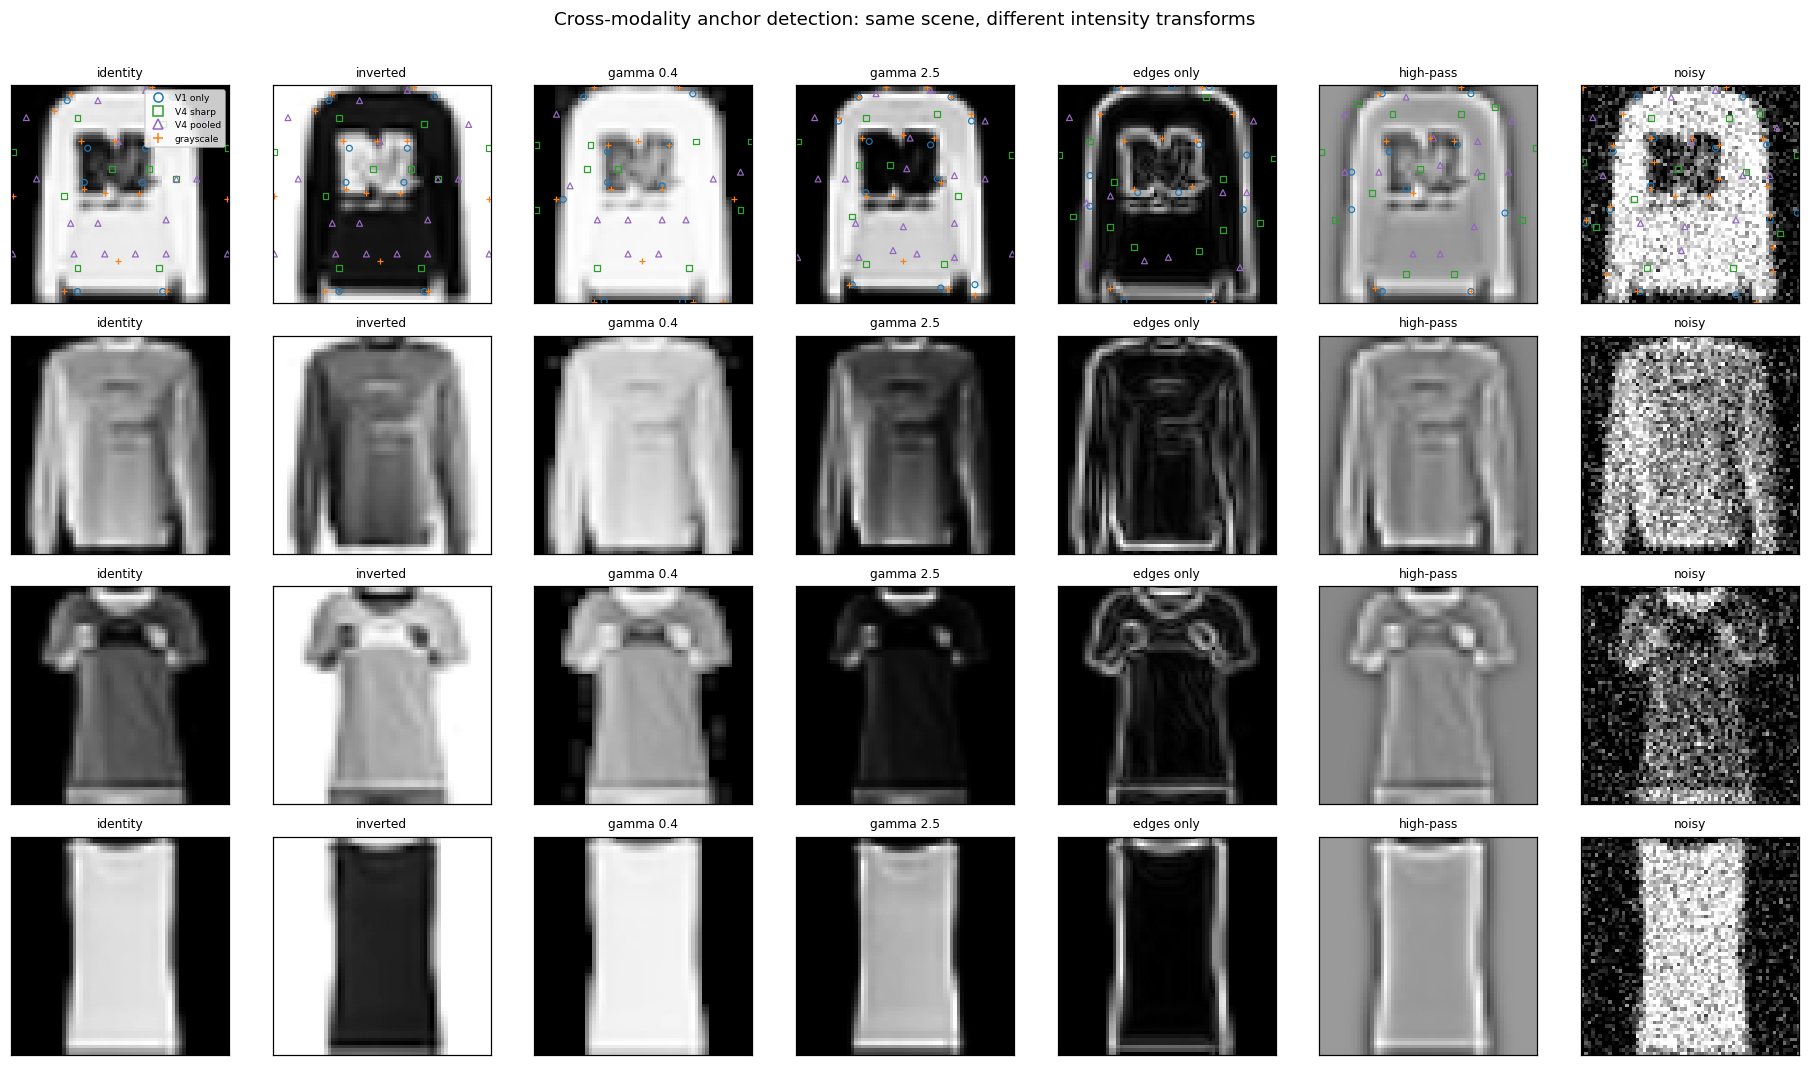

The Python source for this figure:
"""V4 features for cross-modality anchor matching.

Same image, different "modality" -- no spatial warp, just intensity
transforms that simulate the kinds of changes that occur between
imaging modalities (e.g. CT vs MRI, bright-field vs fluorescence).
The hypothesis is that the bandpass-Gabor V4 features should detect
the same anchor locations across modalities better than gradient-
based detectors that depend on absolute intensity.

Modality pairs tested:
  * identity (sanity)
  * intensity inversion         (negative image)
  * gamma 0.4 / gamma 2.5       (different brightness curves)
  * gradient-magnitude only     (edges, no interior intensity)
  * high-pass filtered          (low-freq structure removed)
  * additive Gaussian noise     (sensor noise)

Run:
    python examples/v4_cross_modal_anchors.py
"""

from __future__ import annotations

import argparse
import gzip
import math
import os
import struct
import sys

import matplotlib
import matplotlib.pyplot as plt
import torch
import torch.nn.functional as F

sys.path.insert(0, os.path.join(os.path.dirname(__file__), os.pardir))

from zebrastack.common.it_stages import V4Backbone
from zebrastack.common.v4_recursive_filters import (
    GaborPowerBank, RecursiveFiltersV4, standard_v1_spec,
)


def read_idx_images(path):
    with gzip.open(path, "rb") as f:
        magic, n, h, w = struct.unpack(">IIII", f.read(16))
        data = f.read(n * h * w)
    return torch.frombuffer(bytearray(data), dtype=torch.uint8).reshape(n, h, w).float() / 255.0


def harris_on_features(features, sigma=2.0, kappa=0.04):
    f = features
    fx = torch.zeros_like(f); fy = torch.zeros_like(f)
    fx[..., :, 1:-1] = (f[..., :, 2:] - f[..., :, :-2]) * 0.5
    fy[..., 1:-1, :] = (f[..., 2:, :] - f[..., :-2, :]) * 0.5
    Ixx = (fx * fx).sum(dim=1, keepdim=True)
    Ixy = (fx * fy).sum(dim=1, keepdim=True)
    Iyy = (fy * fy).sum(dim=1, keepdim=True)
    ksize = int(round(6 * sigma)) | 1
    half = ksize // 2
    grid = torch.arange(ksize, dtype=torch.float32) - half
    g1d = torch.exp(-(grid ** 2) / (2.0 * sigma ** 2))
    g1d = g1d / g1d.sum()
    kx = g1d.view(1, 1, 1, ksize); ky = g1d.view(1, 1, ksize, 1)
    def smooth(t):
        t = F.pad(t, (half, half, half, half), mode="reflect")
        t = F.conv2d(t, kx); t = F.conv2d(t, ky); return t
    Ixx = smooth(Ixx); Ixy = smooth(Ixy); Iyy = smooth(Iyy)
    det = Ixx * Iyy - Ixy * Ixy
    tr = Ixx + Iyy
    return (det - kappa * tr * tr).squeeze(1)


def nms_topk(score, k, window=9):
    s = score.unsqueeze(0).unsqueeze(0)
    pooled = F.max_pool2d(s, kernel_size=window, stride=1, padding=window // 2)
    is_max = (s == pooled).squeeze(0).squeeze(0)
    s_flat = score * is_max.float()
    flat = s_flat.view(-1)
    vals, idx = flat.topk(min(k, flat.numel()))
    h, w = score.shape
    ys = idx // w; xs = idx % w
    keep = vals > 0
    return torch.stack([ys[keep], xs[keep]], dim=-1)


def overlap_count(pts_a: torch.Tensor, pts_b: torch.Tensor, tol: float) -> int:
    """Count anchors in pts_a that have a match in pts_b within tol pixels."""
    if pts_a.numel() == 0 or pts_b.numel() == 0:
        return 0
    diff = pts_a.float().unsqueeze(1) - pts_b.float().unsqueeze(0)
    d = (diff ** 2).sum(dim=-1).sqrt()
    return int((d.min(dim=-1).values < tol).sum().item())


def gradient_magnitude(image: torch.Tensor) -> torch.Tensor:
    fx = torch.zeros_like(image); fy = torch.zeros_like(image)
    fx[..., :, 1:-1] = (image[..., :, 2:] - image[..., :, :-2]) * 0.5
    fy[..., 1:-1, :] = (image[..., 2:, :] - image[..., :-2, :]) * 0.5
    g = (fx * fx + fy * fy).sqrt()
    g = g / (g.amax(dim=(-1, -2), keepdim=True).clamp_min(1e-8))
    return (g - 0.5) * 2.0


def gaussian_blur(image: torch.Tensor, sigma: float) -> torch.Tensor:
    ksize = int(round(6 * sigma)) | 1
    half = ksize // 2
    grid = torch.arange(ksize, dtype=torch.float32) - half
    g1d = torch.exp(-(grid ** 2) / (2.0 * sigma ** 2))
    g1d = g1d / g1d.sum()
    kx = g1d.view(1, 1, 1, ksize); ky = g1d.view(1, 1, ksize, 1)
    x = F.pad(image, (half, half, half, half), mode="reflect")
    return F.conv2d(F.conv2d(x, kx), ky)


def make_modalities(image: torch.Tensor, rng: torch.Generator) -> dict[str, torch.Tensor]:
    """Same scene, different intensity transforms."""
    img01 = (image + 1.0) * 0.5  # back to [0, 1]
    out = {}
    out["identity"]    = image.clone()
    out["inverted"]    = (1.0 - img01) * 2.0 - 1.0
    out["gamma 0.4"]   = (img01.clamp(0, 1) ** 0.4) * 2.0 - 1.0
    out["gamma 2.5"]   = (img01.clamp(0, 1) ** 2.5) * 2.0 - 1.0
    out["edges only"]  = gradient_magnitude(image)
    blurred = gaussian_blur(image, sigma=3.0)
    hp = image - blurred
    out["high-pass"]   = hp / (hp.abs().amax(dim=(-1, -2), keepdim=True).clamp_min(1e-8))
    noise = torch.randn(image.shape, generator=rng) * 0.4
    out["noisy"]       = (image + noise).clamp(-1.0, 1.0)
    return out


def main() -> int:
    parser = argparse.ArgumentParser()
    parser.add_argument("--data-dir", default="/tmp")
    parser.add_argument("--out", default="examples/v4_cross_modal_anchors.png")
    parser.add_argument("--size", type=int, default=64)
    parser.add_argument("--n-images", type=int, default=4)
    parser.add_argument("--top-k", type=int, default=40)
    parser.add_argument("--nms-window", type=int, default=9)
    args = parser.parse_args()
    matplotlib.use("Agg")

    print("Loading Fashion-MNIST...")
    imgs = read_idx_images(os.path.join(args.data_dir, "fmnist-train-images-idx3-ubyte.gz"))
    rng = torch.Generator().manual_seed(7)
    idx = torch.randperm(imgs.shape[0], generator=rng)[: args.n_images]
    images = imgs[idx]
    images = F.interpolate(images.unsqueeze(1), size=(args.size, args.size),
                           mode="bilinear", align_corners=False)
    images = (images - 0.5) * 2.0

    print("Building feature extractors...")
    spec = standard_v1_spec(
        n_orientations=4, frequencies=(0.30, 0.18, 0.10), kernel_size=13,
    )
    v1_bank = GaborPowerBank(spec).eval()
    v4_sharp = V4Backbone(RecursiveFiltersV4(
        v1_spec=spec, recursive_octaves=2, recursive_kernel_size=21,
        use_v2_pooling=False,
        use_v4_dc_channel=False,
        use_v2_gabor=False,
    )).eval()
    v4_pooled = V4Backbone(RecursiveFiltersV4(
        v1_spec=spec, recursive_octaves=2, recursive_kernel_size=21,
        use_v2_pooling=True, v2_sigma_to_period=2.0,
        use_v4_dc_channel=False,
        use_v2_gabor=True, v2_gabor_frequencies=(0.06, 0.03),
        v2_gabor_kernel_size=17,
    )).eval()
    feature_extractors = {
        "V1 only":   v1_bank,
        "V4 sharp":  v4_sharp,
        "V4 pooled": v4_pooled,
    }

    detector_names = list(feature_extractors.keys()) + ["grayscale"]

    def detect(img: torch.Tensor, name: str) -> torch.Tensor:
        if name == "grayscale":
            score = harris_on_features(img)[0]
        else:
            with torch.no_grad():
                feats = feature_extractors[name](img)
            score = harris_on_features(feats)[0]
        return nms_topk(score, args.top_k, window=args.nms_window)

    rng_mod = torch.Generator().manual_seed(11)
    sample_modalities = make_modalities(images[0:1], rng_mod)
    modality_names = list(sample_modalities.keys())

    tols = [2.0, 4.0, 8.0]
    matched = {tol: {d: {m: 0 for m in modality_names} for d in detector_names}
               for tol in tols}
    n_anchor = {d: {m: 0 for m in modality_names} for d in detector_names}

    fig_rows = args.n_images
    fig_cols = len(modality_names)
    fig, axes = plt.subplots(fig_rows, fig_cols,
                             figsize=(2.4 * fig_cols, 2.4 * fig_rows))
    if fig_rows == 1:
        axes = axes[None, :]

    colors = {"V1 only": "tab:blue", "V4 sharp": "tab:green",
              "V4 pooled": "tab:purple", "grayscale": "tab:orange"}
    markers = {"V1 only": "o", "V4 sharp": "s", "V4 pooled": "^", "grayscale": "+"}

    for r in range(args.n_images):
        img = images[r:r+1]
        modalities = make_modalities(img, rng_mod)
        # Reference: detect on identity image
        ref_anchors = {d: detect(modalities["identity"], d) for d in detector_names}
        for c, (m_name, m_img) in enumerate(modalities.items()):
            ax = axes[r, c]
            ax.imshow(m_img.squeeze().numpy(), cmap="gray")
            ax.set_title(f"{m_name}", fontsize=8)
            ax.set_xticks([]); ax.set_yticks([])
            anchors_m = {d: detect(m_img, d) for d in detector_names}
            if r == 0:
                for d in detector_names:
                    pts = anchors_m[d]
                    if len(pts) > 0:
                        ax.scatter(pts[:, 1].numpy(), pts[:, 0].numpy(),
                                   s=15, marker=markers[d],
                                   facecolors="none" if markers[d] not in ("+", "x") else None,
                                   edgecolors=colors[d],
                                   c=(colors[d] if markers[d] in ("+", "x") else None),
                                   linewidths=0.8)
            for d in detector_names:
                n = len(anchors_m[d])
                n_anchor[d][m_name] += n
                for tol in tols:
                    matched[tol][d][m_name] += overlap_count(
                        ref_anchors[d], anchors_m[d], tol)

    if args.n_images > 0:
        axes[0, 0].legend(
            handles=[
                plt.Line2D([0], [0], marker=markers[d], color=colors[d],
                           linestyle="", label=d, markerfacecolor="none")
                for d in detector_names
            ],
            fontsize=6, loc="upper right",
        )

    print("\nCross-modality anchor overlap "
          "(matches between identity and modality, summed over images):")
    for tol in tols:
        print(f"\n--- tolerance {tol} px ---")
        header = f"{'modality':16s} | " + " | ".join(f"{d:>11s}" for d in detector_names)
        print(header); print("-" * len(header))
        for m in modality_names:
            row = []
            for d in detector_names:
                m_count = matched[tol][d][m]
                n = n_anchor[d][m]
                row.append(f"{m_count:>3d}/{n:<3d} {m_count/max(n,1):4.0%}")
            print(f"{m:16s} | " + " | ".join(row))

    fig.suptitle("Cross-modality anchor detection: same scene, different intensity transforms",
                 y=1.005)
    fig.tight_layout()
    os.makedirs(os.path.dirname(args.out) or ".", exist_ok=True)
    fig.savefig(args.out, dpi=110, bbox_inches="tight")
    print(f"\nSaved figure to {args.out}")
    return 0


if __name__ == "__main__":
    raise SystemExit(main())
